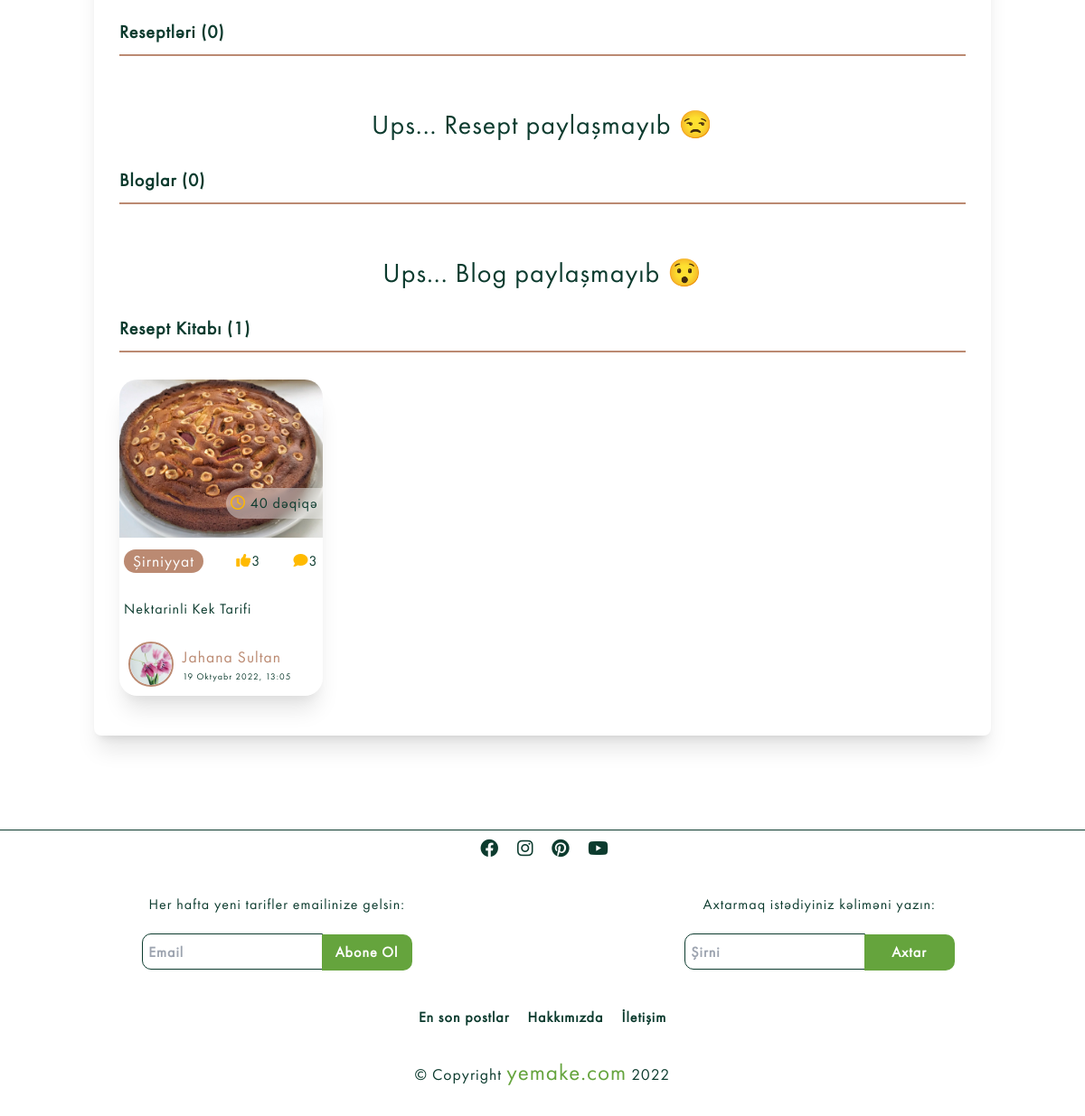
The app's page /user/heyhey/ (lower part), older data.
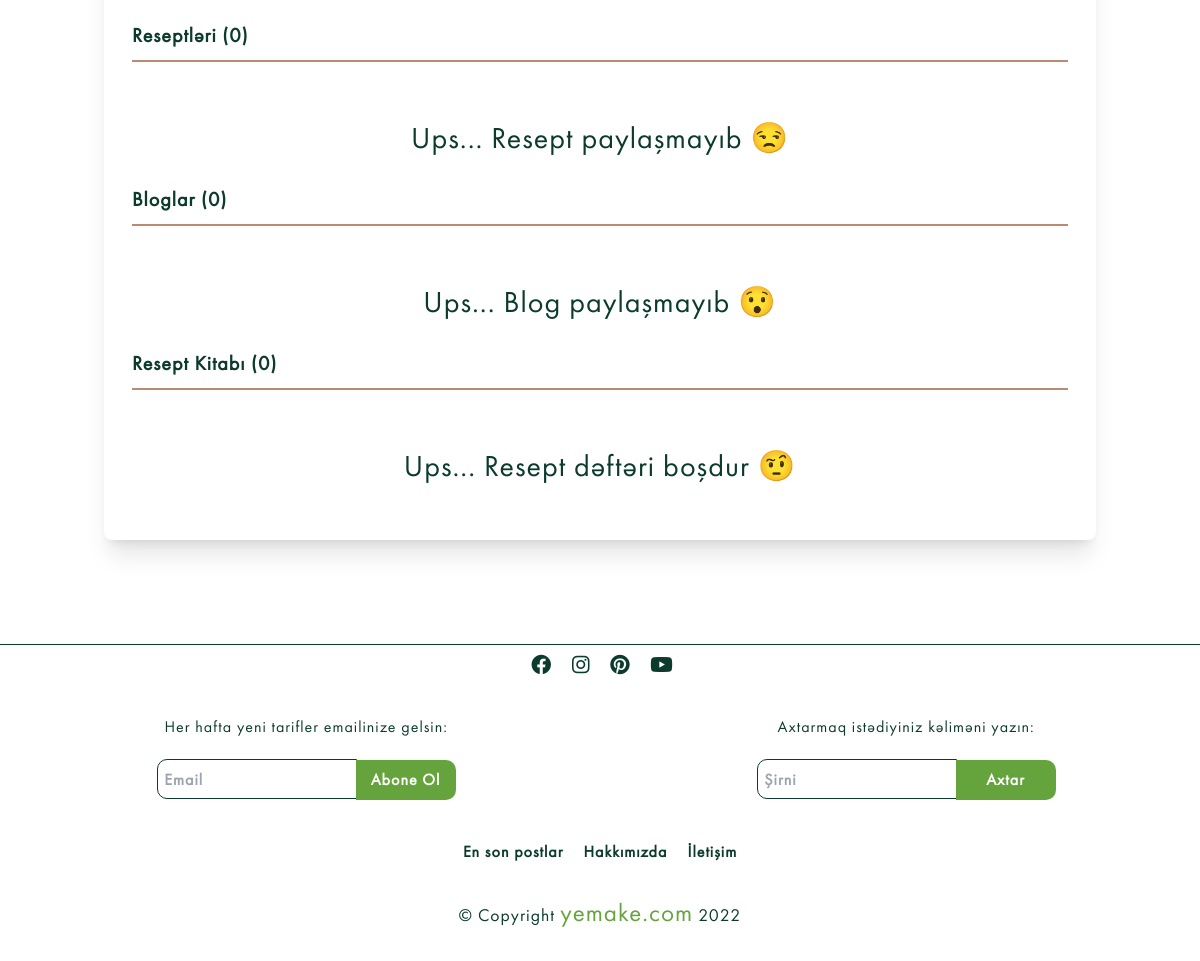
The same page, newer data.
### recipes/models.py (models this page shows, shortened)
class RecipeBook(models.Model):
    owner=models.ForeignKey(Profile,on_delete=models.CASCADE, null=True)
    recipe=models.ForeignKey(Blog, on_delete=models.CASCADE, null=True)
    class Meta:
        unique_together=[["owner", "recipe"]]

class Blog(models.Model):
    sn = 'saniyə'
    deq = 'dəqiqə'
    s = 'saat'
    g = 'gün'
    TIME_CHOICES = [
        (sn, "saniyə"),
        (deq, 'dəqiqə'),
        (s, 'saat'),
        (g, 'gün'),
    ]
    title = models.CharField(verbose_name="Başlıq",max_length=1500)
    description = QuillField(verbose_name="Açıqlama")
    image=models.ImageField(verbose_name="Şəkil",null=True, blank=True, default='Recipes/default.jpg', upload_to='Recipes')
    isActive=models.BooleanField(verbose_name="Aktivlik",default=False)
    category= models.ForeignKey(Category,verbose_name="Kateqoriya", on_delete=models.CASCADE)
    slug=models.SlugField(editable=False, verbose_name="Slug", null=True, unique=True)
    cook_time=models.IntegerField(verbose_name="Bişirilmə Vaxtı",null=True)
    time=models.CharField(verbose_name="Zaman Ölçüsü",max_length=10, choices=TIME_CHOICES, default=deq, null=True)
    created=models.DateTimeField("Yaradılma Vaxtı",auto_now_add=True, null=True)
    youtube_link=EmbedVideoField("Youtube Linki",null=True, blank=True)
    owner=models.ForeignKey(Profile,verbose_name="Postu Paylaşan", null=True, on_delete=models.SET_NULL)
    class Meta:
        ordering= ["-created"]
        verbose_name="Resept"
        verbose_name_plural="Reseptlər"

class Category(models.Model):
    title=models.CharField(max_length=250)
    image=models.ImageField(null=True,upload_to='Category')
    slug=models.SlugField(editable=False, verbose_name="Slug", null=True, unique=True)

class Vote(models.Model):
    owner=models.ForeignKey(Profile, on_delete=models.CASCADE, null=True)
    recipe = models.ForeignKey(Blog, on_delete=models.CASCADE)
    class Meta:
        unique_together=[["owner", "recipe"]]

class Review(models.Model):
    owner=models.ForeignKey(Profile, on_delete=models.CASCADE, null=True)
    recipe = models.ForeignKey(Blog ,on_delete=models.CASCADE)
    body=models.TextField(null=True,blank=False)
    created=models.DateTimeField(auto_now_add=True)
    class Meta:
        ordering=["-created"]

### users/models.py (models this page shows, shortened)
class Profile(models.Model):
    user=models.OneToOneField(User, on_delete=models.CASCADE, null=True )
    username=models.CharField(max_length=100, null=True, blank=True)
    name=models.CharField(max_length=200, null=True, blank=True)
    email=models.EmailField(max_length=200,null=True,blank=True, unique=True)
    short_info=models.CharField(max_length=200, null=True, blank=True)
    profile_image=models.ImageField(upload_to='Users', null=True, blank=True,default='Users/user-default.jpg')
    cover_image=models.ImageField(upload_to='Users', blank=True, null=True, default='Users/cover.webp')
    slug=models.SlugField( verbose_name="Slug", null=True, unique=True)

### users/views.py (the view)
def userAccount(request, slug):
    page='Account'
    profile=Profile.objects.get(slug=slug)
    user_recipes=Blog.objects.filter(owner__slug=profile.slug).order_by("-created")
    user_blogs=Blg.objects.filter(owner__username=profile.username).order_by("-created")
    user_book=profile.recipebook_set.all()
    user_review=profile.review_set.count()
    context={
        "profil":profile,
        "page": page,
        "user_recipes":user_recipes,
        "user_blogs":user_blogs,
        "user_book":user_book,
        "user_review":user_review
    }
    return render(request, "users/user_profile.html", context )

### main/context_processors.py (called while the page is built)
def notification_count(request):
    if request.user.is_authenticated:
        profile=Profile.objects.get(username=request.user.username)
        notification=Notification.objects.filter(user=profile, is_seen=False)
        return {
          "push":notification
        }
    else:
        return {
            "push": {}
        }

### templates/users/user_profile.html (shortened to what the changed rows need)
{% extends 'base.html' %}
{% load static %}
{% block css %}
<link rel="stylesheet" href='{% static '/css/output.css' %}?{% now "U" %}'>
<link rel="stylesheet" href='{% static '/css/index.css' %}?{% now "U" %}'>
<link rel="stylesheet" href='{% static '/css/user-profile.css' %}?{% now "U" %}'>
{% endblock css %}
{% block content %}
{% if page == "profile" %}
<main class="profile-page">
  <section class="relative block h-96">
    <div class="absolute top-0 w-full h-full bg-center bg-cover" style="
            background-image: url('{{profile.cover_image.url}}');
          ">
      <span id="blackOverlay" class="w-full h-full absolute opacity-50 bg-black"></span>
    </div>
    <div class="top-auto bottom-0 left-0 right-0 w-full absolute pointer-events-none overflow-hidden h-70-px" style="transform: translateZ(0px)">
    </div>
  </section>
  <section class="relative py-16">
    <div class="container mx-auto px-4">
      <div class="relative flex flex-col min-w-0 break-words bg-white w-full mb-6 shadow-xl rounded-lg -mt-64">
        <div class="px-6">
          <div class="flex flex-wrap justify-center">
            <div class="w-full lg:w-3/12 px-4 lg:order-2 flex justify-center">
              <div class="relative w-full h-full profile-image">
                <img alt="..." src="{{profile.profile_image.url}}" class=" shadow-xl rounded-full border-none  w-44 h-44 absolute  -top-1/2 left-1/2  -translate-x-1/2  " id="profile-image">
              </div>
            </div>
            {% if user.is_superuser %}
            <div class="w-full lg:w-4/12 px-4 lg:order-3 lg:text-right lg:self-center">
              <div class="py-6 px-3 mt-32 sm:mt-0">
                <a href="{% url 'newsletter' %}" class="bg-pink-500 active:bg-pink-600 uppercase text-white font-bold hover:shadow-md shadow text-xs px-4 py-2 rounded outline-none focus:outline-none sm:mr-2 mb-1 ease-linear transition-all duration-150" type="button">
                  NewsLetter
                </a>
              </div>
            </div>
            {% endif %}
            <div class="w-full lg:w-4/12 px-4 lg:order-3 lg:text-right lg:self-center">
              <div class="py-6 px-3 mt-32 sm:mt-0">
              </div>
            </div>
            <div class="w-full lg:w-4/12 px-4 lg:order-1">
              <div class="flex justify-center py-4 lg:pt-4 pt-8">
                <a href="#recipes"><div class="mr-4 p-3 text-center">
                  <span class="text-xl font-bold block uppercase tracking-wide text-blueGray-600">{{recipes | length}}</span><span class="text-sm text-blueGray-400">Resept</span>
                </div></a>
                <a href="#blogs"><div class="mr-4 p-3 text-center">
                  <span class="text-xl font-bold block uppercase tracking-wide text-blueGray-600">{{blogs | length}}</span><span class="text-sm text-blueGray-400">Blog</span>
                </div></a>
                <div class="lg:mr-4 p-3 text-center">
                  <span class="text-xl font-bold block uppercase tracking-wide text-blueGray-600">{{review}}</span><span class="text-sm text-blueGray-400">Şərh</span>
                </div>
              </div>
            </div>
          </div>
          <div class="text-center mt-12">
            <h3 class="text-4xl font-semibold leading-normal mb-2 text-blueGray-700 ">
              {{profile.name}}
            </h3>
            <div class="text-sm leading-normal mt-0 mb-2 text-blueGray-400 font-bold uppercase">
              <i class="fa-solid fa-at text-lg text-blueGray-400"></i>
             {{profile.username}}
            </div>
          </div>
          <div class="mt-10 py-10 border-t border-blueGray-200 text-center">
            {% if profile.short_info %}
            <div class="flex flex-wrap justify-center">
              <div class="w-full lg:w-9/12 px-4">
                <p class="mb-4 text-lg leading-relaxed text-blueGray-700">
                 {{profile.short_info}}
                </p>
              </div>
            </div>
            {% endif %}
          </div>
        </div>
        <div class="bottom-profile p-7">
            <div class="recipes underline-div" id="recipes">
                <h1 class="head-post">Reseptlərim ({{recipes | length}})</h1> <a href="{% url 'blogcreate' %}"><button><i class="fa-solid fa-plus"></i> Resept Əlavə Et</button></a>
            </div>
            <div class="cards">
                {% if recipes %}
                    {% for blog in recipes %}
                    <div class="card">
                    {% include "partials/__recipecard.html" %}
                </div>
                    {% endfor %}
                {% else %}
                <h2 class="text-3xl text-center w-full p-7">Ups... Resept paylaşmamısan?😒</h2>
                {% endif %}
            </div>
            <div class="blogs underline-div" id="blogs">
                <h1 class="head-post">Bloglarım ({{blogs | length}})</h1><a href="{% url 'createblog' %}"><button><i class="fa-solid fa-plus"></i> Blog Əlavə Et </button></a>
            </div>
            <div class="cards">
                {% if blogs %}
                {% for blog in blogs %}
                <div class="card">
                    {% include "partials/__blogcard.html" %}
                </div>
                {% endfor %}
                {% else %}
                <h2 class="text-3xl text-center w-full p-7">Ups... Blog paylaşmırsan?😯</h2>
                {% endif %}
            </div>
            <div class="wishlist underline-div">
                <h1 class="head-post">Resept Kitabım ({{book | length}}) </h1>
            </div>
            <div class="cards">
                {% if book %}
                    {% for blog in book %}
                    <div class="card">
                {% include "partials/__recipecard.html" with blog=blog.recipe %}</div>
                    {% endfor %}
                </div>
                {% else %}
              <h2 class="text-3xl text-center w-full p-7">Ups... Resept dəftərin boşdur?🤨</h2>
            {% endif %}
        </div>
      </div>
    </div>
  </section>
</main>
{% else %}
<main class="profile-page">
  <section class="relative py-16">
    <div class="container mx-auto px-4">
      <div class="relative flex flex-col min-w-0 break-words bg-white w-full mb-6 shadow-xl rounded-lg -mt-64">
        <div class="bottom-profile p-7">
            <div class="recipes underline-div" id="recipes">
                <h1 class="head-post">Reseptləri ({{user_recipes | length}})</h1>
            </div>
            <div class="cards">
                {% if user_recipes %}
                    {% for blog in user_recipes %}
                    {% if blog.isActive %}
                    <div class="card">
                    {% include "partials/__recipecard.html" %}
                </div> {% endif %}
                    {% endfor %}
                {% else %}
                <h2 class="text-3xl text-center w-full p-7">Ups... Resept paylaşmayıb 😒</h2>
                {% endif %}
            </div>
            <div class="blogs underline-div" id="blogs">
                <h1 class="head-post">Bloglar ({{user_blogs | length}})</h1>
            </div>
            <div class="cards">
                {% if user_blogs %}
                {% for blog in user_blogs %}
                {% if blog.isActive %}
                <div class="card">
                    {% include "partials/__blogcard.html" %}
                </div>
                {% endif %}
                {% endfor %}
                {% else %}
                <h2 class="text-3xl text-center w-full p-7">Ups... Blog paylaşmayıb 😯</h2>
                {% endif %}
            </div>
            <div class="wishlist underline-div">
                <h1 class="head-post">Resept Kitabı ({{user_book | length}}) </h1>
            </div>
            <div class="cards">
                {% if user_book %}
                    {% for blog in user_book %}
                    <div class="card">
                {% include "partials/__recipecard.html" with blog=blog.recipe %}</div>
                    {% endfor %}
                </div>
                {% else %}
              <h2 class="text-3xl text-center w-full p-7">Ups... Resept dəftəri boşdur 🤨</h2>
            {% endif %}
        </div>
      </div>
    </div>
  </section>
</main>
{% endif %}
{% endblock content %}

### templates/partials/__recipecard.html (shortened to what this page needs)
<div class="post-card">
    <div class="img">
        <img src="{{blog.image.url}}" alt="">
    </div>
    <div class="category">
        <a href="{% url 'recipe-category' blog.category.slug %}"><div class="post-category">
            <p>{{blog.category.title}}</p>
        </div></a>
        <div class="time-cook"><i class="fa-regular fa-clock"></i> {{blog.cook_time}} {{blog.time}}</div>
        <div class="stars"><i class="fa-solid fa-thumbs-up"></i>{{blog.vote_set.all | length }}</div>
        <div class="comment"><i class="fa-solid fa-comment"></i>{{blog.review_set.all | length}}</div>
    </div>
    <div class="title"><a href="{% url 'blogdetails' blog.slug %}">
            <h4>{{blog.title | truncatechars:50}}</h4>
        </a>
    </div>
  <a href="{% if blog.owner.id == user.profile.id %} {% url 'profile' user.profile.slug %} {% else %} {% url 'Account' blog.owner.slug %} {% endif %}" class="profile">
    <div class="profile">
        <div class="profile-photo">
            {% if blog.owner.profile_image %}
            <img src="{{blog.owner.profile_image.url}}" alt="">
            {% endif %}</div>
        <div class="name-date">
            <p class="name">{{blog.owner.name}}</p>
            <p class="date">{{blog.created}}</p>
        </div>
    </div>
</a>
</div>

Row changes from the older to the newer data that the page shows:
removed RecipeBook: image (picture), category "Şirniyyat", cook_time "40", time "dəqiqə", vote_set.all|length "3", review_set.all|length "3", title "Nektarinli Kek Tarifi", owner.profile_image (picture), owner.name "Jahana Sultan", created "19 Oktyabr 2022, 13:05"
Text that changed along with them:
{{ user_book | length }}: "1" → "0"
text now shown: "Ups... Resept dəftəri boşdur 🤨"
